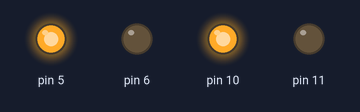
A sketch run on a simulated Arduino Uno, built with avr-gcc and run on an emulated ATmega328P. Shown: output pins drawn as LEDs (lit = HIGH).

Above: at 1.2 s.
At 6.1 s:
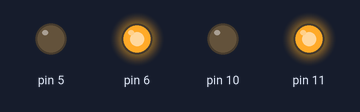
At 7.54 s:
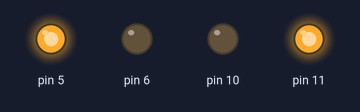
At 11.6 s:
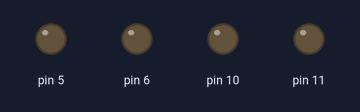
At 15.6 s:
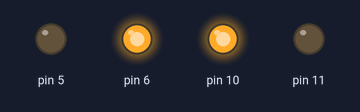
Timing chart, 0 to 17.1 s (numbered marks = the images above):
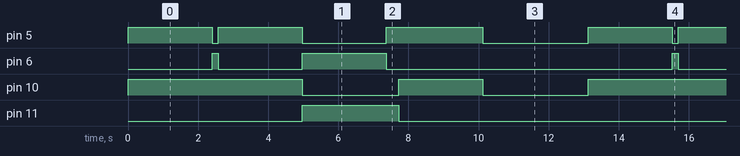

The sketch:

Advanced_Y.ino
```cpp
void setup() {
  pinMode(5, OUTPUT);
  pinMode(6, OUTPUT);
  pinMode(10, OUTPUT);
  pinMode(11, OUTPUT);

}

void loop() {
  digitalWrite(5, HIGH);// go forward 50
  digitalWrite(6, LOW);
  digitalWrite(10, HIGH);
  digitalWrite(11, LOW);
  delay(2400);
  digitalWrite(5, LOW);// turn left 45 angle
  digitalWrite(6, HIGH);
  digitalWrite(10, HIGH);
  digitalWrite(11, LOW);
  delay(170);
  digitalWrite(5, HIGH);// go forward 50
  digitalWrite(6, LOW);
  digitalWrite(10, HIGH);
  digitalWrite(11, LOW);
  delay(2400);
  digitalWrite(5, LOW);// go backward 50
  digitalWrite(6, HIGH);
  digitalWrite(10, LOW);
  digitalWrite(11, HIGH);
  delay(2400);
  digitalWrite(5, HIGH);// turn right 90 angle
  digitalWrite(6, LOW);
  digitalWrite(10, LOW);
  digitalWrite(11, HIGH);
  delay(350);
  digitalWrite(5, HIGH);// go forward 50
  digitalWrite(6, LOW);
  digitalWrite(10, HIGH);
  digitalWrite(11, LOW);
  delay(2400);
  digitalWrite(5, LOW);// stop
  digitalWrite(6, LOW);
  digitalWrite(10, LOW);
  digitalWrite(11, LOW);
  delay(3000);


}
```

Measured:
- by itself, pin 5: repeats every 13.1 s: LOW 0.17 s, HIGH 2.4 s, LOW 2.4 s, HIGH 2.8 s, LOW 3.0 s, HIGH 2.4 s
- by itself, pin 6: repeats every 13.1 s: LOW 2.4 s, HIGH 2.4 s, LOW 8.2 s, HIGH 0.17 s
- by itself, pin 10: repeats every 13.1 s: LOW 2.8 s, HIGH 2.4 s, LOW 3.0 s, HIGH 5.0 s
- by itself, pin 11: alternates HIGH for 2.8 s and LOW for 10.4 s
